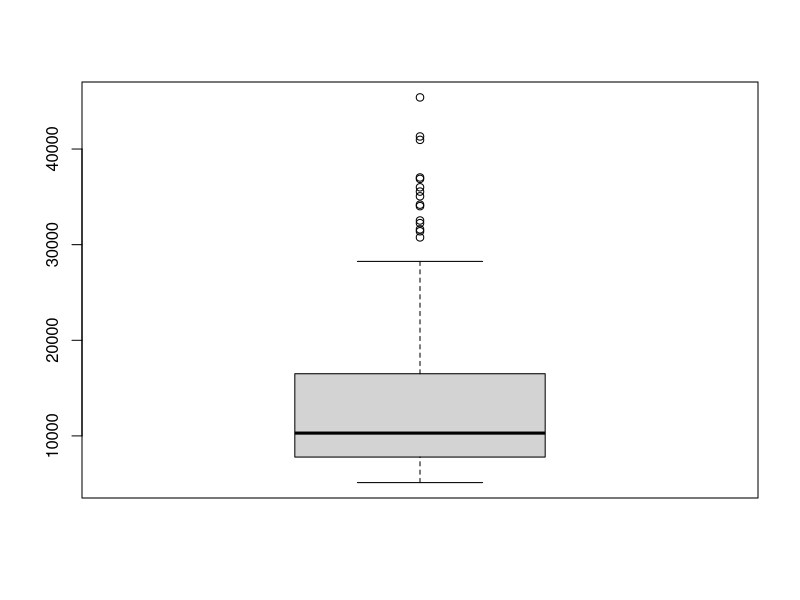
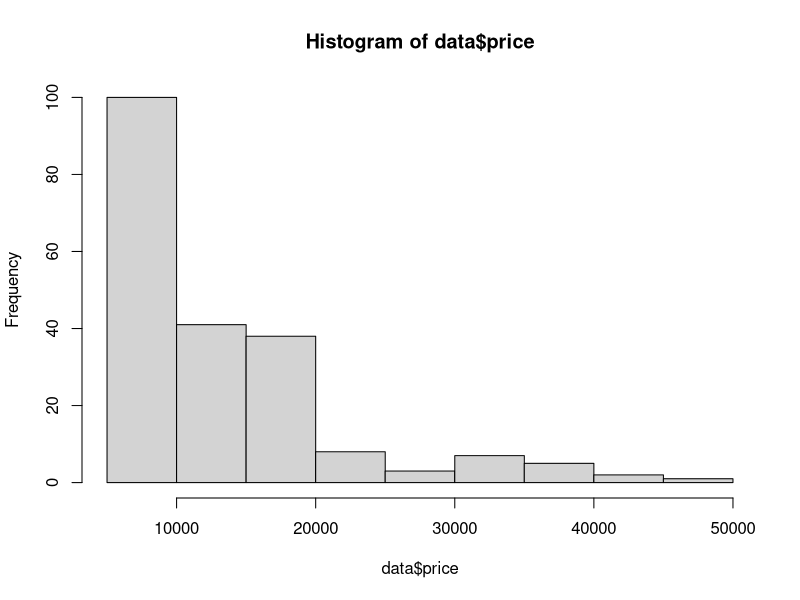
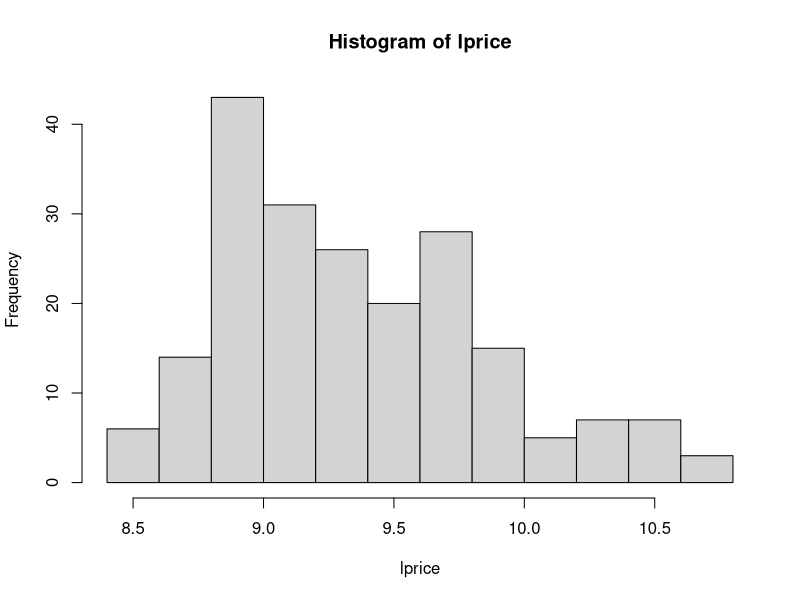
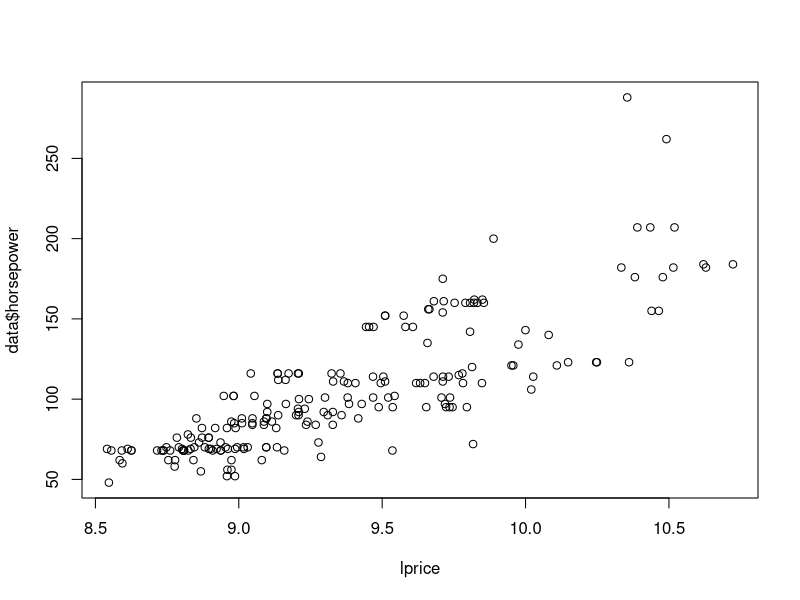
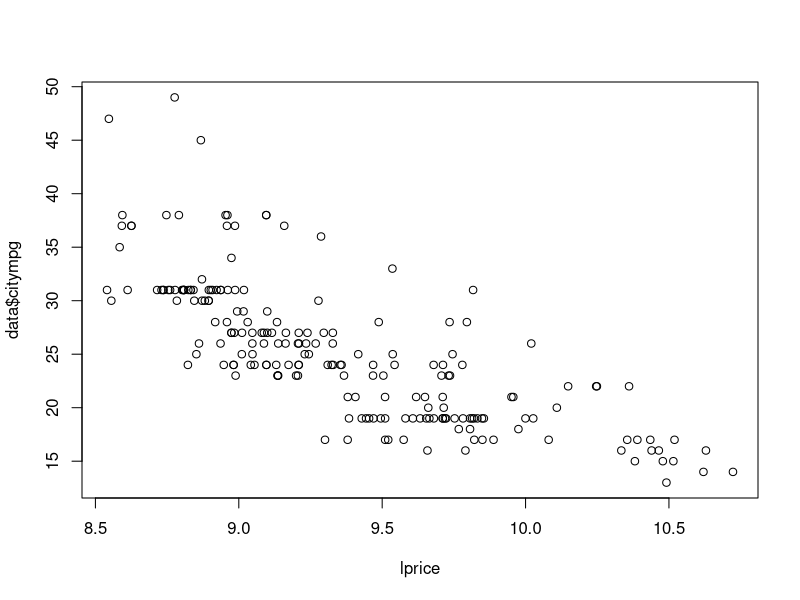

Write the R code that produced these figures, in order. (Note: this script raises an error after producing the figures.)
data <- read.csv("carprices.csv", stringsAsFactors = TRUE)

# 1. Generate a box-plot of the price and identify if there are outliers.  
boxplot(data$price)

Q <- quantile(data$price, probs=c(.25, .75), na.rm = FALSE)
iqr  <- IQR(data$price)
up <-  Q[2]+1.5*iqr # Upper Range  
low<- Q[1]-1.5*iqr # Lower Range

upperOutliers <-length(data$price[data$price>up])
upperOutliers
lowerOutliers <-length(data$price[data$price<low])
lowerOutliers


totalOutliers <- lowerOutliers+upperOutliers
totalOutliers
# 2. Plot the distribution of price using a histogram. What do you observe? 
hist(data$price)


#3. Since price is not so normally distributed, we may consider taking a log transform, (use lprice= log(price)), and then plot a histogram of lprice instead. How does the distribution of lprice now differ from price before the log transformation? 
#log normalize
lprice=log(data$price)
hist(lprice)


#4. Generate scatter-plots for lprice vs horsepower and lprice vs citympg. What are the relationships  you found for each of these generated plots? 
plot(lprice,data$horsepower)

plot(lprice,data$citympg)

#data$fueltype <- factor(data$fueltype)
#data <- factor(data)



#5. Create a training set (call it carprices_train) with the first 164 records.  Create a test set (call it carprices_test) with the remaining 41 records. Fit a multiple linear regression (MLR) model to this dataset, with lprice as the dependent variable. Use the independent variables given below for your model: 
carprices_train <- data[1:164,]
carprices_test <- data[165:205,]

carprices_test$price


model <- lm(log(carprices_train$price) ~ carprices_train$fueltype + carprices_train$enginesize + 
              carprices_train$stroke + carprices_train$peakrpm + carprices_train$citympg + carprices_train$highwaympg + carprices_train$carwidth + 
              carprices_train$aspiration + carprices_train$boreratio)

summary

#6. Do any of the variables have to be dropped because of multicollinearity?  Explai
anova(model)
vif(model)


#dropping citympg
#carprices_train$citympg <- NULL
#-statistic evaluates whether or not there is significant association between the predictor and the outcome variable
#independant variable  = explanatory variable
#dependant = response varaible 
#carprices_train$cityhighwaympg <- NULL


#a. Re-run the model by dropping a variable you assess to be the most problematic for multicollinearity (i.e., the variable with the highest VIF). Examine the coefficients of the variables in the new model, in particular, the ones with high VIF in the previous model and check if the coefficient values changed significantly.   
model2 <- lm(log(carprices_train$price) ~ carprices_train$fueltype + carprices_train$enginesize + 
              carprices_train$stroke + carprices_train$peakrpm + carprices_train$citympg + carprices_train$carwidth + 
              carprices_train$aspiration + carprices_train$boreratio)
#7. Would you drop any of the variables used in your revised model based on the t-values or p-values? 
summary(model2)
vif(model2)



#a. If yes, drop the variables, one at a time, and re-run the model until you see no need to drop any variable. (Note: Again, you need to drop variables one at a time because the p-value of one predictor may increase or decrease when a new set of variables are used.) 
#remove boreratio from model
model3 <- lm(log(carprices_train$price) ~ carprices_train$fueltype + carprices_train$enginesize + 
               carprices_train$stroke + carprices_train$peakrpm + carprices_train$citympg + carprices_train$carwidth + 
               carprices_train$aspiration)
#9. Interpret the R-square of your final model.  What does the R-square tell you about the final model. 
summary(model3)


#remove aspiration from model
model4 <- lm(log(carprices_train$price) ~ carprices_train$fueltype + carprices_train$enginesize +  carprices_train$stroke + carprices_train$peakrpm + carprices_train$citympg + carprices_train$carwidth)
model4.5 <- lm(log(price)~fueltype+enginesize+stroke+peakrpm+citympg+carwidth, data=carprices_train)
#10.  Provide your interpretations on coefficients for each of the predictors in the model.  How do you determine if the coefficients are statistically significant (use the p-values to explain). 
summary(model4)




#11.  Report the MSE obtained on the carprices_train and carprices_test for the final model. What do you observe?  You may find that the MSE on the test set is much higher than the estimated MSE obtained using the training set.  Provide a reason why they are different. 
mean(model4.5$residuals^2)


#predict(model4, carprices_test)
predict(model4.5, carprices_test)

mean((log(carprices_test$price) - predict(model4.5 , carprices_test ))^2)

#mean(model5$residuals^2)
#unique(carprices_test$fueltype)
#unique(carprices_train$fueltype)